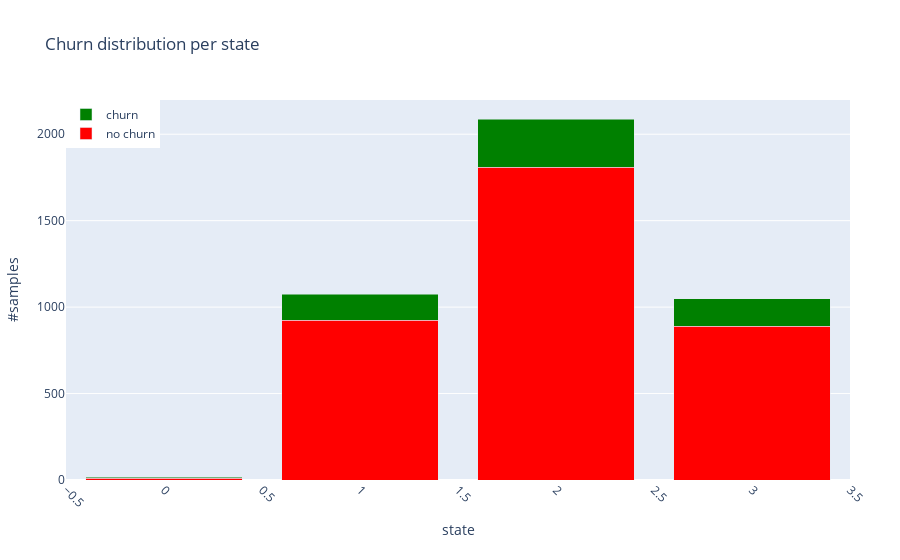

The notebook cell this image was saved under:
### Markdown cell above
## We look at the churn distribution per state, to see how much the state influences our target:

### Code cell
state_churn_df = pre_df.groupby(["state", "churn"]).size().unstack()
colors=['red','green','blue']
trace1 = go.Bar(
    x=state_churn_df.index,
    y=state_churn_df[0],
    marker = dict(color = colors[0]),
    name='no churn'
)
trace2 = go.Bar(
    x=state_churn_df.index,
    y=state_churn_df[1],
    marker = dict(color = colors[1]),
    name='churn'
)
data = [trace1, trace2]
layout = go.Layout(
    title='Churn distribution per state',
    autosize=True,
    barmode='stack',
    margin=go.layout.Margin(l=50, r=50),
    xaxis=dict(
        title='state',
        tickangle=45
    ),
    yaxis=dict(
        title='#samples',
        automargin=True,
    ),
    legend=dict(
        x=0,
        y=1,
    ),
)
fig = go.Figure(data=data, layout=layout)
iplot(fig, filename='stacked-bar')

### Figure 1 — Plotly figure (JSON) as saved in the notebook; plotly's stock layout.template omitted (floating-point values rounded to 4 significant figures)
{"data": [{"marker": {"color": "red"}, "name": "no churn", "type": "bar", "x": [0, 1, 2, 3], "y": [11, 925, 1808, 890]}, {"marker": {"color": "green"}, "name": "churn", "type": "bar", "x": [0, 1, 2, 3], "y": [5, 150, 280, 159]}], "layout": {"autosize": true, "barmode": "stack", "legend": {"x": 0, "y": 1}, "margin": {"l": 50, "r": 50}, "title": {"text": "Churn distribution per state"}, "xaxis": {"tickangle": 45, "title": {"text": "state"}}, "yaxis": {"automargin": true, "title": {"text": "#samples"}}}}
